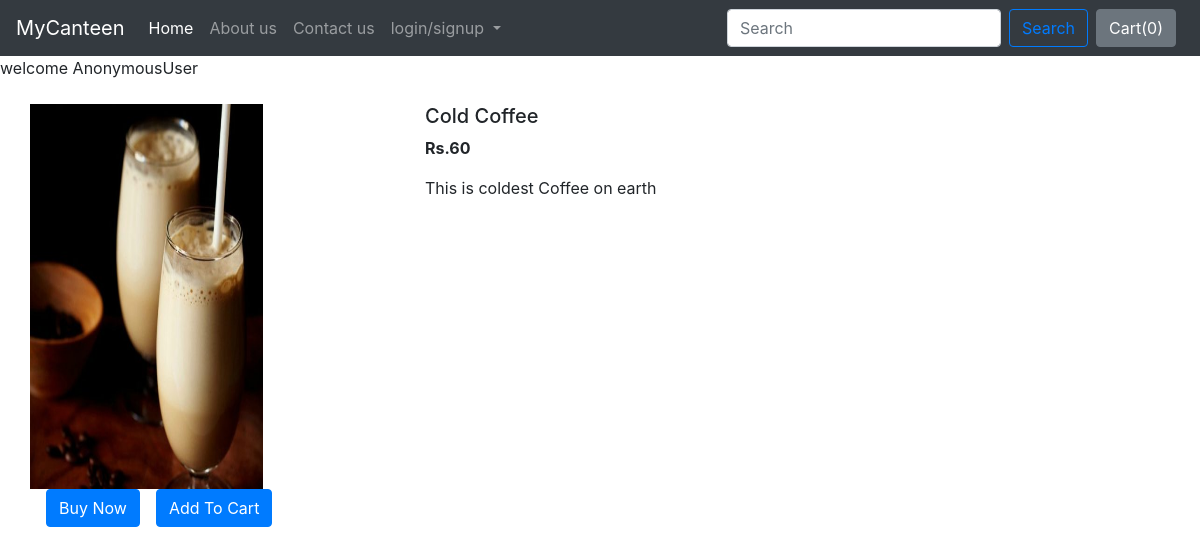
The app's page /canteen/products/28 with its own data.
### canteen/models.py (models this page shows, shortened)
class Product(models.Model):
    Food_id = models.AutoField(primary_key=True)
    Food_name = models.CharField(max_length=50)
    category = models.CharField(max_length=50, default="")
    subcategory = models.CharField(max_length=50, default="")
    price = models.IntegerField(default=0)
    desc = models.CharField(max_length=300)
    image = models.ImageField(upload_to='canteen/images', default="")

### canteen/views.py (the view)
# urls.py: path("canteen/products/<int:myid>", views.productView, name="ProductView"),
def productView(request, myid):
    product = Product.objects.filter(Food_id=myid)
    return render(request, 'canteen/prodView.html', {'product':product[0]})

### Templates/canteen/prodView.html (shortened to what this page needs)
{% extends 'base.html' %}
{% block body %}
<div class="container my-4">
    <div class="row">
    <div class="col-md-4">
    <div class="row">
        <img src="/media/{{product.image}}" width="233px" height="385px">
    </div>
        <div class="row">
            <button class="btn btn-primary mx-3">Buy Now</button>
            <button class="btn btn-primary">Add To Cart</button>
        </div>
    </div>
    <div class="col-md-8">
        <h5>{{product.Food_name}}</h5>
        <p><b>Rs.{{product.price}} </b></p>
        <p>{{product.desc}}</p>
    </div>
    </div>
</div>
{% endblock %}

### records on screen
Product: image (picture), Food_name "Cold Coffee", price "60", desc "This is coldest Coffee on earth"

### other values on screen
{{ request.user }} "AnonymousUser"
